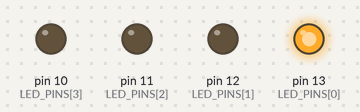
A sketch run on a simulated Arduino Uno, built with avr-gcc and run on an emulated ATmega328P. Parts: output pins drawn as LEDs (lit = HIGH).

Above: at 0.5 s.
At 1.5 s:
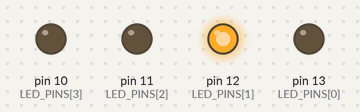
At 2.5 s:
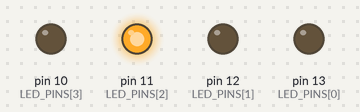
At 3.5 s:
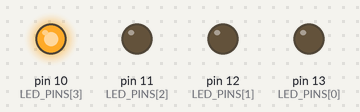
At 4.5 s:
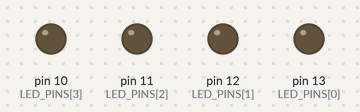
Timing chart, 0 to 6.5 s (numbered marks = the images above):
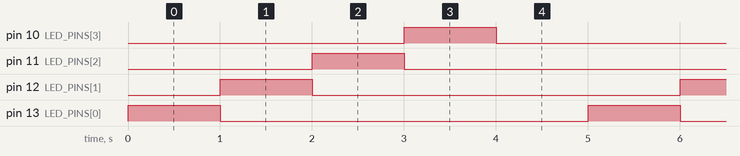

Measured:
- by itself, pin 10 (LED_PINS[3]), pin 11 (LED_PINS[2]), pin 12 (LED_PINS[1]), pin 13 (LED_PINS[0]): alternates HIGH for 1.0 s and LOW for 4.0 s
- by itself, everything shown: repeats every 5.0 s, in 8 steps

The sketch:

2_LEDx4.ino
```cpp
// Initializing a constant array of ints to store the pins we're using
// as well as a constant to store it's size
// These will be used later on to iterate through the LEDs and make them
// turns on and off one by one
const int LED_PINS[] = {13, 12, 11, 10};
const int LED_LENGTH = sizeof(LED_PINS) / sizeof(LED_PINS[0]);

// Initializing the iterator
int iterator = 0;

void setup()
{
  // Setting all led pins as output
  for(int i=0; i<LED_LENGTH; i++)
  {
    pinMode(LED_PINS[i], OUTPUT);
  }
}

void loop()
{
  // Turning on the LED for 1 seconds then turning it off
  // After which the iterator will move onto the next LED
  digitalWrite(LED_PINS[iterator], HIGH);
  delay(1000);
  digitalWrite(LED_PINS[iterator], LOW);
  iterator = (iterator == LED_LENGTH)? 0 : iterator + 1;
}
```
